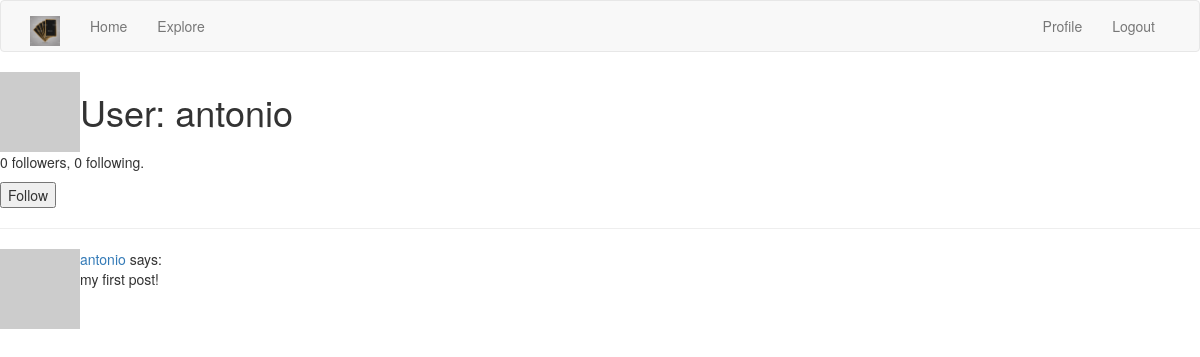
Page /user/antonio (signed in) on the committed database.
### app/models.py (models this page shows, shortened)
class User(UserMixin, db.Model):
    id = db.Column(db.Integer, primary_key=True)
    username = db.Column(db.String(64), index=True, unique=True)
    email = db.Column(db.String(120), index=True, unique=True)
    password_hash = db.Column(db.String(128))
    posts = db.relationship('Post', backref='author', lazy='dynamic')
    about_me = db.Column(db.String(140))
    last_seen = db.Column(db.DateTime, default=datetime.utcnow)
    def avatar(self, size):
        digest = md5(self.email.lower().encode('utf-8')).hexdigest()
        return 'https://www.gravatar.com/avatar/{}?d=identicon&s={}'.format(
            digest, size)
    followed = db.relationship(
        'User', secondary=followers,
        primaryjoin=(followers.c.follower_id == id),
        secondaryjoin=(followers.c.followed_id == id),
        backref=db.backref('followers', lazy='dynamic'), lazy='dynamic')
    def is_following(self, user):
        return self.followed.filter(
            followers.c.followed_id == user.id).count() > 0

class Post(db.Model):
    id = db.Column(db.Integer, primary_key=True)
    body = db.Column(db.String(140))
    timestamp = db.Column(db.DateTime, index=True, default=datetime.utcnow)
    user_id = db.Column(db.Integer, db.ForeignKey('user.id'))

### app/routes.py (the view)
@app.route('/user/<username>')
@login_required
def user(username):
    user = User.query.filter_by(username=username).first_or_404()
    page = request.args.get('page', 1, type=int)
    posts = user.posts.order_by(Post.timestamp.desc()).paginate(
        page, app.config['POSTS_PER_PAGE'], False)
    next_url = url_for('user', username=user.username, page=posts.next_num) \
        if posts.has_next else None
    prev_url = url_for('user', username=user.username, page=posts.prev_num) \
        if posts.has_prev else None
    form = EmptyForm()
    return render_template('user.html', user=user, posts=posts.items,
                           next_url=next_url, prev_url=prev_url, form=form)

### app/forms.py
class EmptyForm(FlaskForm):
    submit = SubmitField('Submit')

### app/models.py (called while the page is built)
@login.user_loader
def load_user(id):
    return User.query.get(int(id))

### app/routes.py (called while the page is built)
@app.before_request
def before_request():
    if current_user.is_authenticated:
        current_user.last_seen = datetime.utcnow()
        db.session.commit()

### app/templates/user.html (shortened to what this page needs)
{% extends "base.html" %}
{% block content %}
<table>
    <tr valign="top">
        <td><img src="{{ user.avatar(128) }}"></td>
        <td><h1>User: {{ user.username }}</h1></td>
    </tr>
</table>
<p>{{ user.followers.count() }} followers, {{ user.followed.count() }} following.</p>
{% if user == current_user %}
    <p><a href="{{ url_for('edit_profile') }}">Edit your profile</a></p>
{% elif not current_user.is_following(user) %}
    <p>
        <form action="{{ url_for('follow', username=user.username) }}" method="post">
            {{ form.submit(value='Follow') }}
        </form>
    </p>
{% endif %}
    <hr>
    {% for post in posts %}
        {% include '_post.html' %}
    {% endfor %}
{% endblock %}

### app/templates/_post.html
<table>
    <tr valign="top">
        <td><img src="{{ post.author.avatar(36) }}"></td>
        <td>
            <a href="{{ url_for('user', username=post.author.username) }}">
                {{ post.author.username }}
            </a>
            says:<br>{{ post.body }}
        </td>
    </tr>
</table>

### rows in the picture
User: username "antonio"
Post: author.username "antonio", body "my first post!"

### other values in the picture
{{ user.followers.count() }} "0"
{{ user.followed.count() }} "0"
